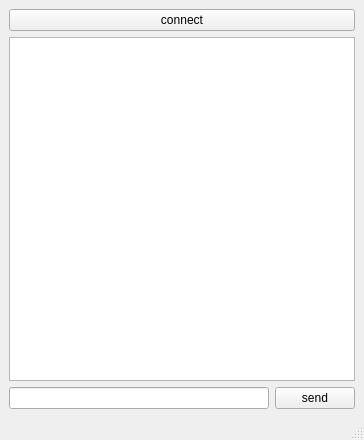
<?xml version="1.0" encoding="UTF-8"?>
<ui version="4.0">
 <class>MainWindow</class>
 <widget class="QMainWindow" name="MainWindow">
  <property name="geometry">
   <rect>
    <x>0</x>
    <y>0</y>
    <width>364</width>
    <height>440</height>
   </rect>
  </property>
  <property name="windowTitle">
   <string>MainWindow</string>
  </property>
  <widget class="QWidget" name="centralwidget">
   <layout class="QGridLayout" name="gridLayout">
    <item row="0" column="0" colspan="2">
     <widget class="QPushButton" name="connectButton">
      <property name="text">
       <string>connect</string>
      </property>
     </widget>
    </item>
    <item row="1" column="0" colspan="2">
     <widget class="QTextBrowser" name="textBrowser"/>
    </item>
    <item row="2" column="0">
     <widget class="QLineEdit" name="lineEdit"/>
    </item>
    <item row="2" column="1">
     <widget class="QPushButton" name="sendButton">
      <property name="text">
       <string>send</string>
      </property>
     </widget>
    </item>
   </layout>
  </widget>
  <widget class="QMenuBar" name="menubar">
   <property name="geometry">
    <rect>
     <x>0</x>
     <y>0</y>
     <width>364</width>
     <height>37</height>
    </rect>
   </property>
  </widget>
  <widget class="QStatusBar" name="statusbar"/>
 </widget>
 <resources/>
 <connections/>
</ui>
